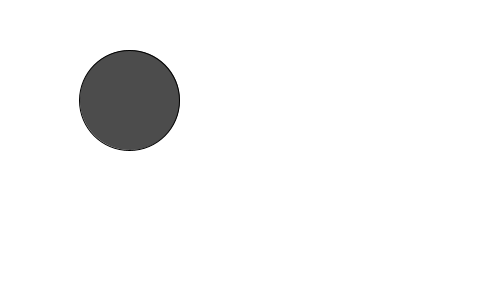
Frame 1 (no input)
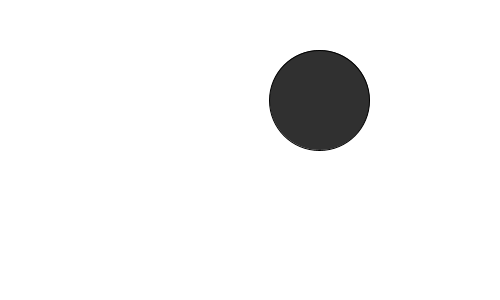
Frame 60 (the mouse pressed at the canvas centre just before this capture)
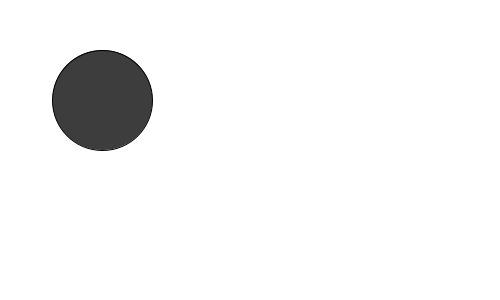
Frame 120 (the mouse held since frame 60 and released just before this capture)

The Processing sketch that drew these frames (run headless with seeded random() and noise(); from frame 60 on, the mouse is pressed at the canvas centre):

// Processing sketch: random
// ── random.pde
color miColor;
float posX;

void setup() {
  size(500, 300);
  miColor = color(random(255));
}

void draw() {
  
  background(255);
  posX = random(width);
  miColor = color(random(0,80));
  fill(miColor);
  ellipse (posX,100,100,100);
}
